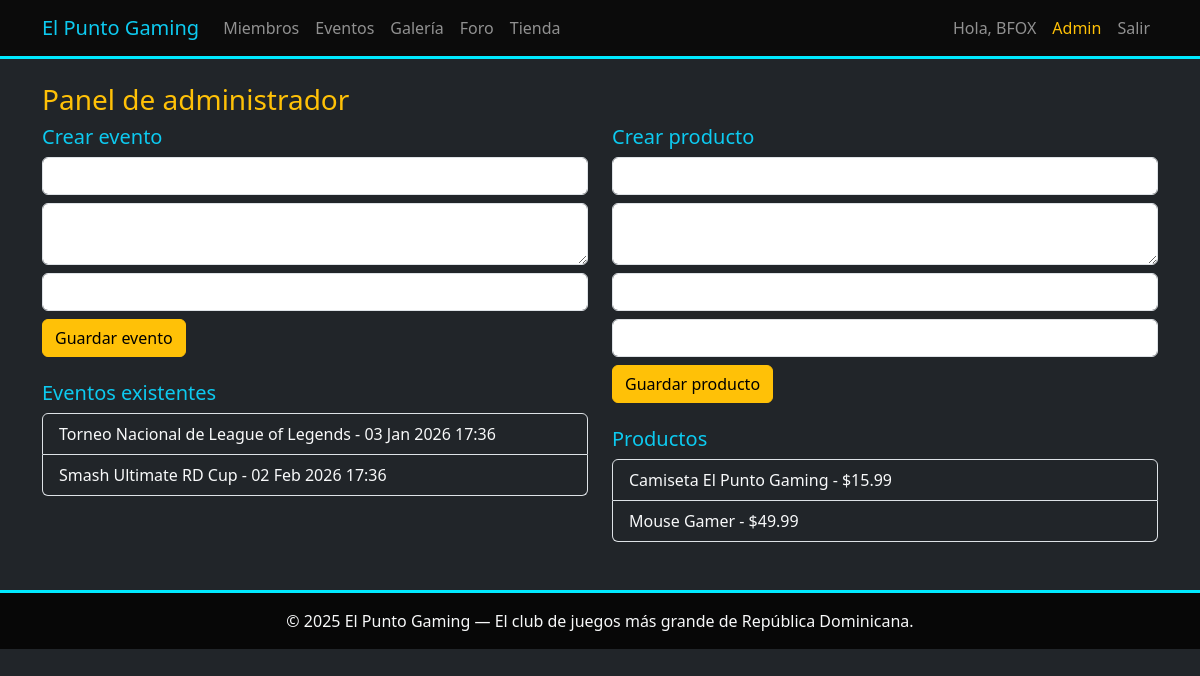
The page /admin (signed in) on the database its author committed.
### models.py (models this page shows, shortened)
class User(UserMixin, db.Model):
    id = db.Column(db.Integer, primary_key=True)
    username = db.Column(db.String(80), unique=True, nullable=False)
    email = db.Column(db.String(120), unique=True, nullable=False)
    password_hash = db.Column(db.String(200), nullable=False)
    is_admin = db.Column(db.Boolean, default=False)
    created_at = db.Column(db.DateTime, default=datetime.utcnow)

class Evento(db.Model):
    id = db.Column(db.Integer, primary_key=True)
    titulo = db.Column(db.String(140), nullable=False)
    descripcion = db.Column(db.Text)
    fecha = db.Column(db.DateTime, nullable=False)

class Producto(db.Model):
    id = db.Column(db.Integer, primary_key=True)
    nombre = db.Column(db.String(140), nullable=False)
    descripcion = db.Column(db.Text)
    precio = db.Column(db.Float, default=0.0)
    imagen = db.Column(db.String(200))
    stock = db.Column(db.Integer, default=0)

### app.py (the view)
@app.route('/admin', methods=['GET','POST'])
@admin_required
def admin():
    eform = EventoForm(prefix='e')
    pform = ProductoForm(prefix='p')
    if eform.validate_on_submit() and eform.submit.data:
        evt = Evento(titulo=eform.titulo.data, descripcion=eform.descripcion.data, fecha=eform.fecha.data)
        db.session.add(evt)
        db.session.commit()
        flash('Evento creado', 'success')
        return redirect(url_for('admin'))
    if pform.validate_on_submit() and pform.submit.data:
        prod = Producto(nombre=pform.nombre.data, descripcion=pform.descripcion.data, precio=pform.precio.data, stock=pform.stock.data)
        db.session.add(prod)
        db.session.commit()
        flash('Producto creado', 'success')
        return redirect(url_for('admin'))
    eventos = Evento.query.order_by(Evento.fecha.asc()).all()
    productos = Producto.query.all()
    return render_template('admin.html', eform=eform, pform=pform, eventos=eventos, productos=productos)

### forms.py
class EventoForm(FlaskForm):
    titulo = StringField('Título', validators=[DataRequired()])
    descripcion = TextAreaField('Descripción')
    fecha = DateTimeField('Fecha (YYYY-MM-DD HH:MM)', format='%Y-%m-%d %H:%M', validators=[DataRequired()])
    submit = SubmitField('Guardar evento')

class ProductoForm(FlaskForm):
    nombre = StringField('Nombre', validators=[DataRequired()])
    descripcion = TextAreaField('Descripción')
    precio = FloatField('Precio', validators=[DataRequired()])
    stock = IntegerField('Stock', validators=[DataRequired()])
    submit = SubmitField('Guardar producto')

### app.py (called while the page is built)
@login_manager.user_loader
def load_user(user_id):
    return User.query.get(int(user_id))

@app.context_processor
def inject_datetime():
    return {'datetime': datetime}

def admin_required(func):
    from functools import wraps
    @wraps(func)
    def wrapper(*args, **kwargs):
        if not current_user.is_authenticated or not current_user.is_admin:
            flash('Acceso requerido: administrador', 'danger')
            return redirect(url_for('login'))
        return func(*args, **kwargs)
    return wrapper

### templates/admin.html (shortened to what this page needs)
{% extends "base.html" %}
{% block content %}
<h3 class="text-warning">Panel de administrador</h3>
<div class="row">
  <div class="col-md-6">
    <h5 class="text-info">Crear evento</h5>
    <form method="post">
      {{ eform.titulo(class="form-control mb-2") }}
      {{ eform.descripcion(class="form-control mb-2") }}
      {{ eform.fecha(class="form-control mb-2") }}
      {{ eform.submit(class="btn btn-warning") }}
    </form>
    <h5 class="mt-4 text-info">Eventos existentes</h5>
    <ul class="list-group">
      {% for e in eventos %}
        <li class="list-group-item bg-dark text-light">{{ e.titulo }} - {{ e.fecha.strftime('%d %b %Y %H:%M') }}</li>
      {% else %}
        <li class="list-group-item bg-dark text-light">Sin eventos</li>
      {% endfor %}
    </ul>
  </div>
  <div class="col-md-6">
    <h5 class="text-info">Crear producto</h5>
    <form method="post">
      {{ pform.nombre(class="form-control mb-2") }}
      {{ pform.descripcion(class="form-control mb-2") }}
      {{ pform.precio(class="form-control mb-2") }}
      {{ pform.stock(class="form-control mb-2") }}
      {{ pform.submit(class="btn btn-warning") }}
    </form>
    <h5 class="mt-4 text-info">Productos</h5>
    <ul class="list-group">
      {% for p in productos %}
        <li class="list-group-item bg-dark text-light">{{ p.nombre }} - ${{ '%.2f'|format(p.precio) }}</li>
      {% else %}
        <li class="list-group-item bg-dark text-light">Sin productos</li>
      {% endfor %}
    </ul>
  </div>
</div>
{% endblock %}

### templates/base.html (shortened to what this page needs)
<!DOCTYPE html>
<html lang="es">
<head>
  <link href="https://cdn.jsdelivr.net/npm/bootstrap@5.3.2/dist/css/bootstrap.min.css" rel="stylesheet">
  <link rel="stylesheet" href="{{ url_for('static', filename='css/styles.css') }}">
</head>
<body class="bg-dark text-light">
<nav class="navbar navbar-expand-lg navbar-dark" style="background:#0b0b0b;border-bottom:3px solid #00eaff;">
  <div class="container">
    <a class="navbar-brand text-info" href="{{ url_for('index') }}">El Punto Gaming</a>
    <div class="collapse navbar-collapse" id="nav">
      <ul class="navbar-nav me-auto">
        <li class="nav-item"><a class="nav-link" href="{{ url_for('miembros') }}">Miembros</a></li>
        <li class="nav-item"><a class="nav-link" href="{{ url_for('eventos') }}">Eventos</a></li>
        <li class="nav-item"><a class="nav-link" href="{{ url_for('galeria') }}">Galería</a></li>
        <li class="nav-item"><a class="nav-link" href="{{ url_for('foro') }}">Foro</a></li>
        <li class="nav-item"><a class="nav-link" href="{{ url_for('tienda') }}">Tienda</a></li>
      </ul>
      <ul class="navbar-nav">
        {% if current_user.is_authenticated %}
          <li class="nav-item"><span class="nav-link">Hola, {{ current_user.username }}</span></li>
          {% if current_user.is_admin %}
            <li class="nav-item"><a class="nav-link text-warning" href="{{ url_for('admin') }}">Admin</a></li>
          {% endif %}
          <li class="nav-item"><a class="nav-link" href="{{ url_for('logout') }}">Salir</a></li>
        {% else %}
          <li class="nav-item"><a class="nav-link" href="{{ url_for('login') }}">Iniciar sesión</a></li>
          <li class="nav-item"><a class="nav-link" href="{{ url_for('register') }}">Registrarse</a></li>
        {% endif %}
      </ul>
    </div>
  </div>
</nav>
<div class="container mt-4 mb-5">
  {% block content %}{% endblock %}
</div>
<footer class="text-center py-3" style="border-top:3px solid #00eaff;background:#070707;">
  © {{ datetime.utcnow().year }} El Punto Gaming — El club de juegos más grande de República Dominicana.
</footer>
</body>
</html>

### static/css/styles.css (style rules this page uses)
body { background: #050506; color:#ddd; font-family: 'Segoe UI', Tahoma, sans-serif; }
a { color: #00eaff; }

### rows shown on the page
User: username "BFOX"
Evento: titulo "Torneo Nacional de League of Legends", fecha "03 Jan 2026 17:36"
Evento: titulo "Smash Ultimate RD Cup", fecha "02 Feb 2026 17:36"
Producto: nombre "Camiseta El Punto Gaming", precio "15.99"
Producto: nombre "Mouse Gamer", precio "49.99"
